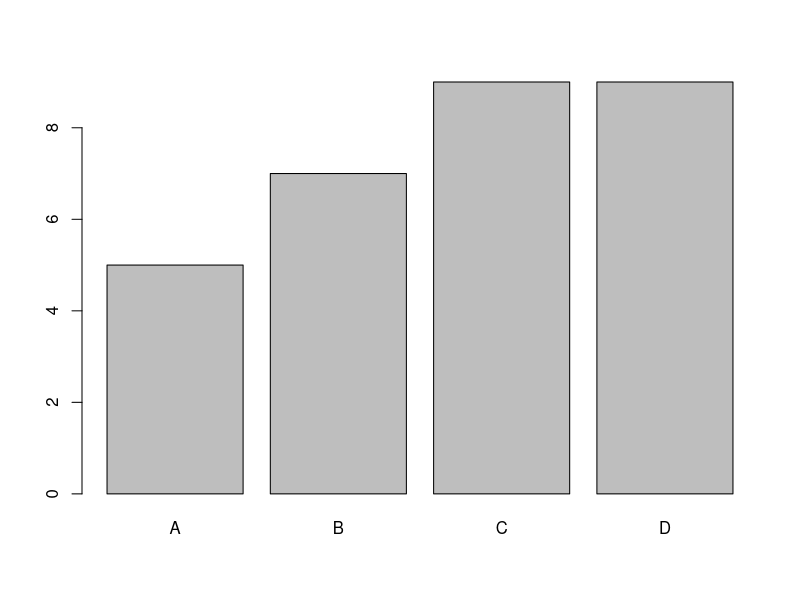
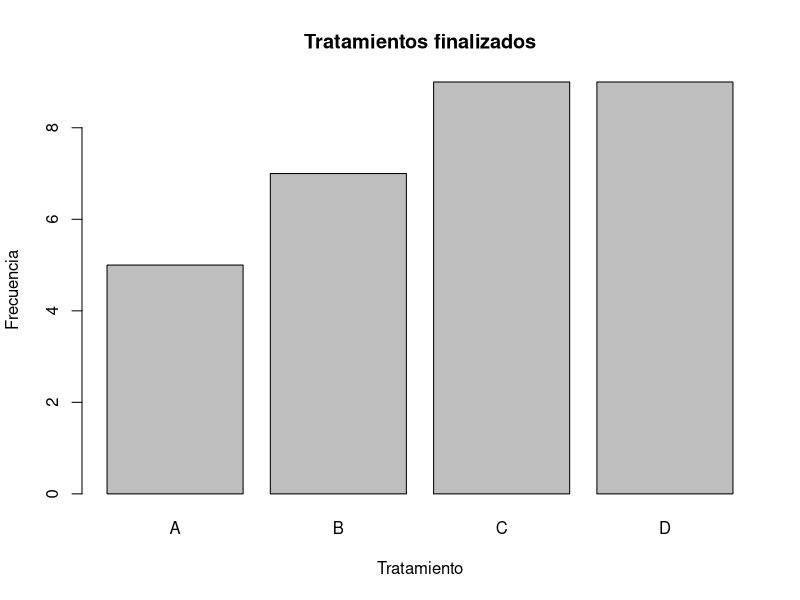
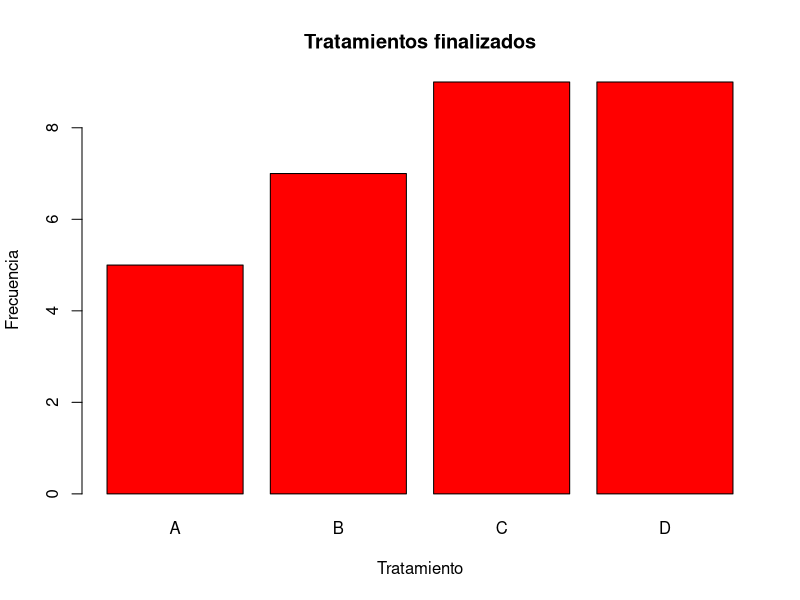
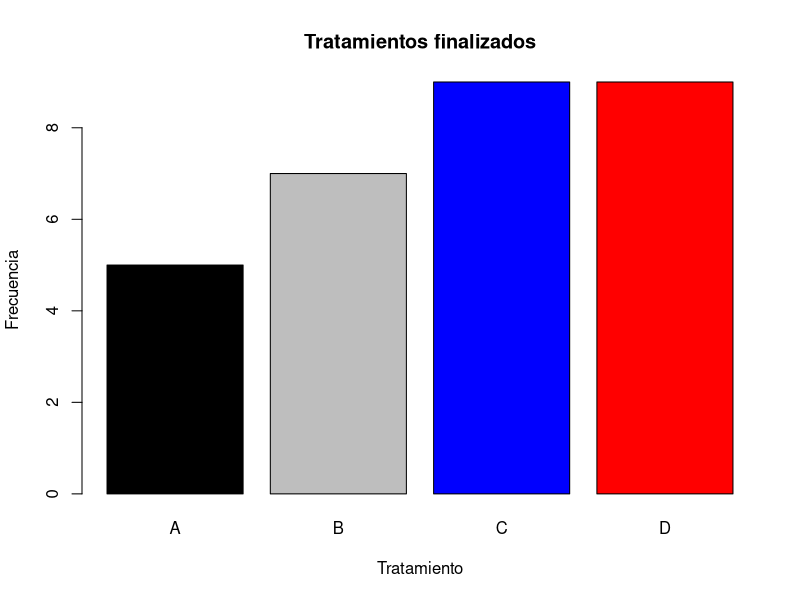
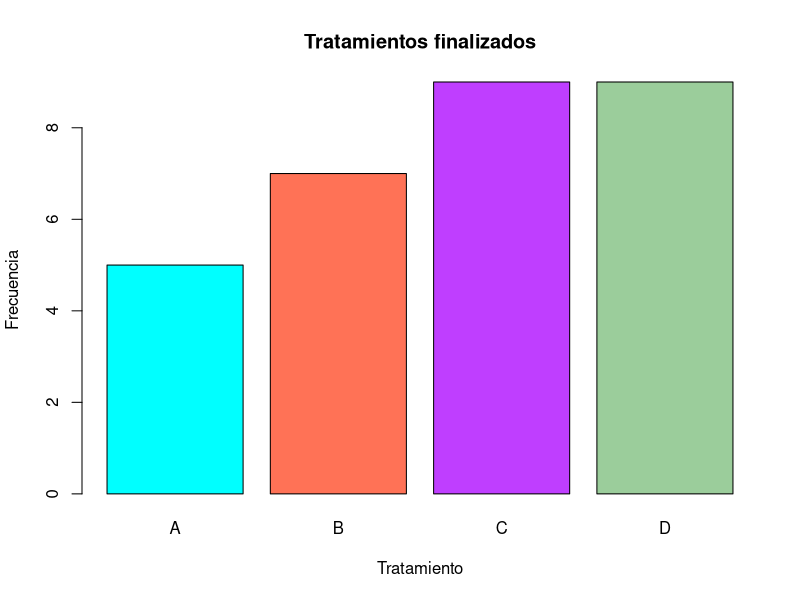
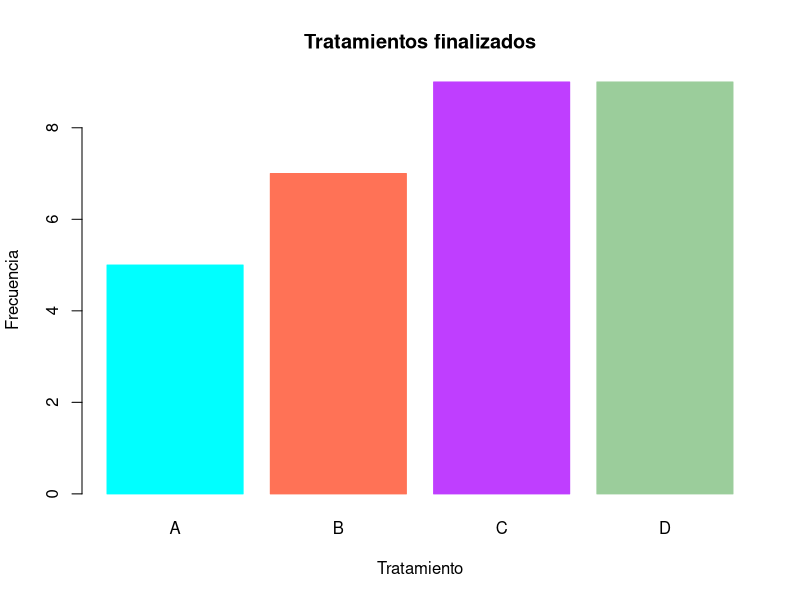
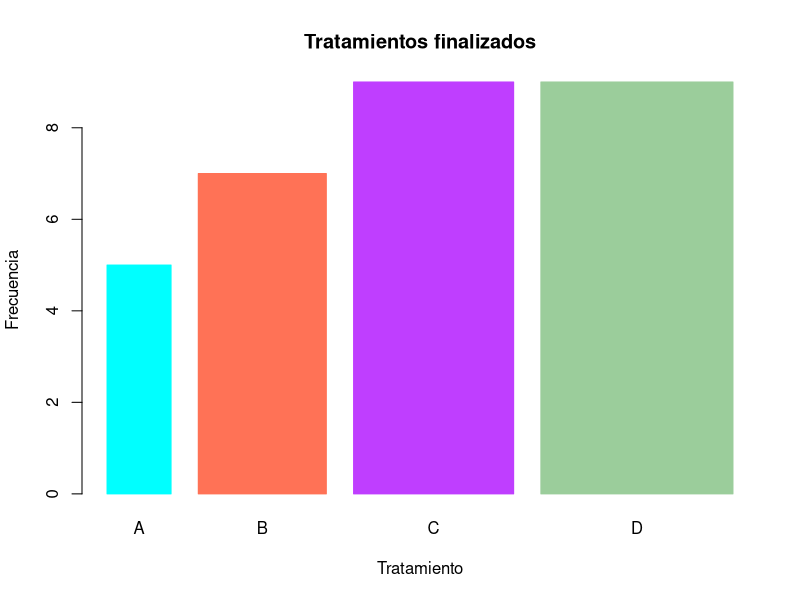
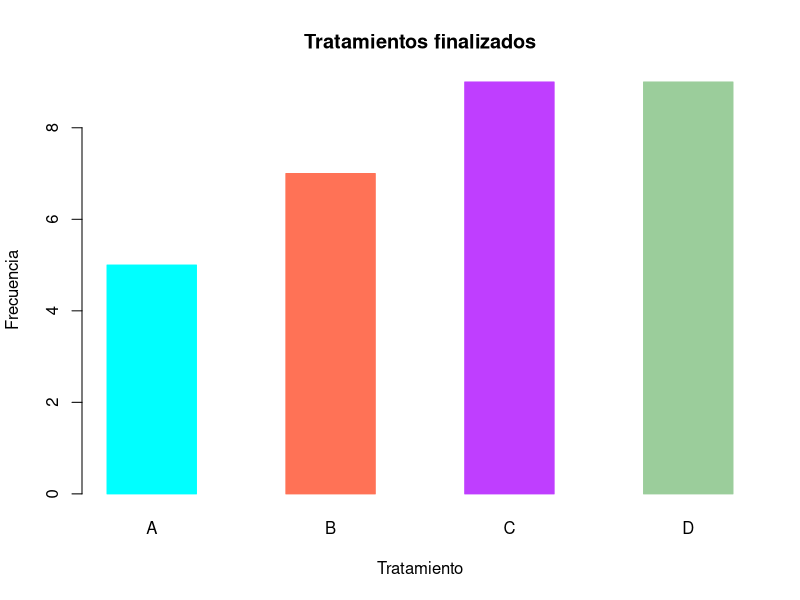

Write R code to recreate these figures, in order.
## ---- chunk 1
knitr::opts_chunk$set(echo = TRUE)
## ---- chunk 2
tratamiento <- as.factor(sample(c("A","B", "C", "D"), size =30, replace = TRUE))    
frec.tratam <- table(tratamiento)
frec.tratam
## ---- chunk 3
barplot(frec.tratam)
## ---- chunk 4
barplot(frec.tratam,
        xlab = "Tratamiento", #nombre al eje x
       ylab= "Frecuencia",#nombre del eje Y 
       main= "Tratamientos finalizados"# título del gráfico
       ) 
## ---- chunk 5

barplot(frec.tratam,
        xlab = "Tratamiento", #nombre al eje x
       ylab= "Frecuencia",#nombre del eje Y 
       main= "Tratamientos finalizados",# título del gráfico
       col= "red", #color de las barras
       ) 
## ---- chunk 6

barplot(frec.tratam,
        xlab = "Tratamiento", #nombre al eje x
       ylab= "Frecuencia",#nombre del eje Y 
       main= "Tratamientos finalizados",# título del gráfico
       col= c("black", "grey", "blue", "red")#color de las barras 
       ) 
## ---- chunk 7

barplot(frec.tratam,
        xlab = "Tratamiento", #nombre al eje x
       ylab= "Frecuencia",#nombre del eje Y 
       main= "Tratamientos finalizados",# título del gráfico
       col= c("cyan1", "coral1", "darkorchid1", "darkseagreen3")#color de las barras 
       ) 
## ---- chunk 8

barplot(frec.tratam,
        xlab = "Tratamiento", #nombre al eje x
       ylab= "Frecuencia",#nombre del eje Y 
       main= "Tratamientos finalizados",# título del gráfico
       col= c("cyan1", "coral1", "darkorchid1", "darkseagreen3"),#defino los bordes#color de las barras
        border=c("cyan1", "coral1", "darkorchid1", "darkseagreen3") #defino el color de los bordes
       ) 
## ---- chunk 9

barplot(frec.tratam,
        xlab = "Tratamiento", #nombre al eje x
       ylab= "Frecuencia",#nombre del eje Y 
       main= "Tratamientos finalizados",# título del gráfico
       col= c("cyan1", "coral1", "darkorchid1", "darkseagreen3"),#defino los bordes#color de las barras
        border=c("cyan1", "coral1", "darkorchid1", "darkseagreen3"), #defino el color de los bordes
       width= c(0.4,0.8,1,1.2)#cambio el ancho de las barras
        )
       
## ---- chunk 10
barplot(frec.tratam,
        xlab = "Tratamiento", #nombre al eje x
       ylab= "Frecuencia",#nombre del eje Y 
       main= "Tratamientos finalizados",# título del gráfico
       col= c("cyan1", "coral1", "darkorchid1", "darkseagreen3"),#defino los bordes#color de las barras
        border=c("cyan1", "coral1", "darkorchid1", "darkseagreen3"), #defino el color de los bordes
       space=(1)#cambio la separación entre barras
        )
       
## ---- chunk 11

barplot(frec.tratam,
        xlab = "Tratamiento", #nombre al eje x
       ylab= "Frecuencia",#nombre del eje Y 
       main= "Tratamientos finalizados",# título del gráfico
     density=c(18,14,10,14,18), #defino el entramado (cantidad de lineas)
        angle=c(0,45,90,11,36), #defino el angulo del entramado
        col="black" #color del entramado
        )
       
## ---- chunk 12
## Del vector al dataframe
datos<- as.data.frame(tratamiento)

## Cargue el paquete ggplot
library(ggplot2)

## ¡Y crea el gráfico!
ggplot(datos) + # defino el data set con el que voy a trabajar
  geom_bar(aes(x=tratamiento)) # defino al geometria del gráfico y los ejes
       
## ---- chunk 13
ggplot(datos) + # defino el data set con el que voy a trabajar
  geom_bar(aes(x=tratamiento)) + #defino al geometria del gráfico y los ejes
  xlab("Tratamientos") + # agrego el nombre del eje X
  ylab ("Frecuencia") + # agrego el nombre del eje Y
  ggtitle("Tratamientos finalizados") + # agrego el título
  scale_y_continuous(breaks = c(0,1,2,3, 4,5, 6,7,8,9,10)) # establezco donde estan mis marcas del eje y
       
## ---- chunk 14
ggplot(datos)+#defino el data set con el que voy a trabajar
   geom_bar(aes(x=tratamiento))+ #defino al geometria del gráfico y los ejes
  xlab("Tratamientos")+#agrego el nombre del eje X
  ylab ("Frecuencia")+#agrego el nombre del eje Y
  ggtitle("Tratamientos finalizados")+   
  scale_y_continuous(breaks = c(0,1,2,3, 4,5, 6,7,8,9,10))+#establezco donde estan mis marcas del eje y#agrego el título
  theme_bw()#defino mi tema 
 
## ---- chunk 15
ggplot(datos)+#defino el data set con el que voy a trabajar
   geom_bar(aes(x=tratamiento), fill=c("black", "grey", "blue", "red"))+ #defino al geometria del gráfico y los ejes
  xlab("Tratamientos")+#agrego el nombre del eje X
  ylab ("Frecuencia")+#agrego el nombre del eje Y
  ggtitle("Tratamientos finalizados")+   
  scale_y_continuous(breaks = c(0,1,2,3, 4,5, 6,7,8,9,10))+#establezco donde estan mis marcas del eje y#agrego el título
  theme_bw()#defino mi tema 
 
